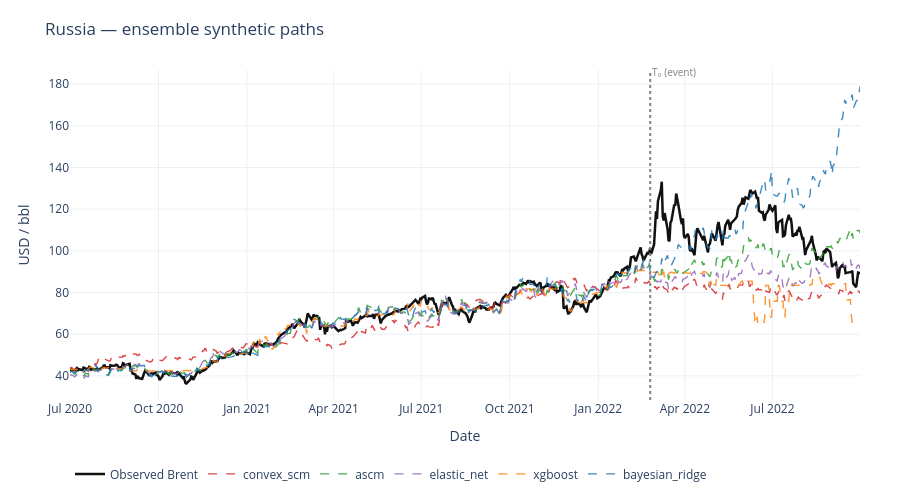
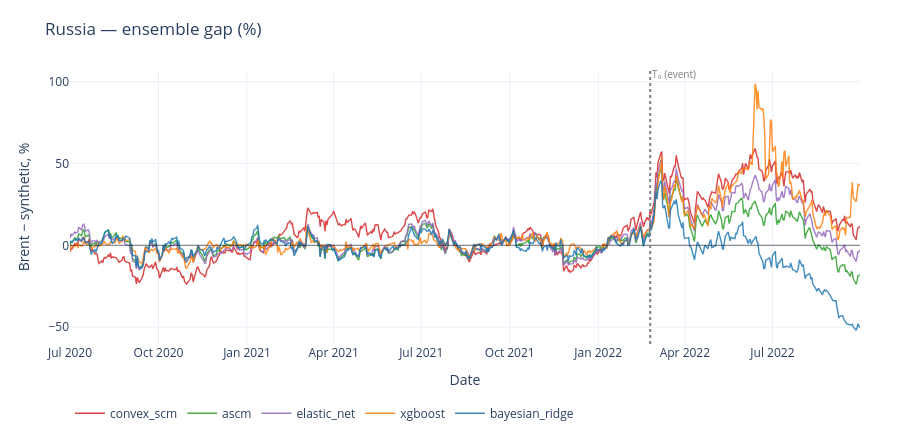
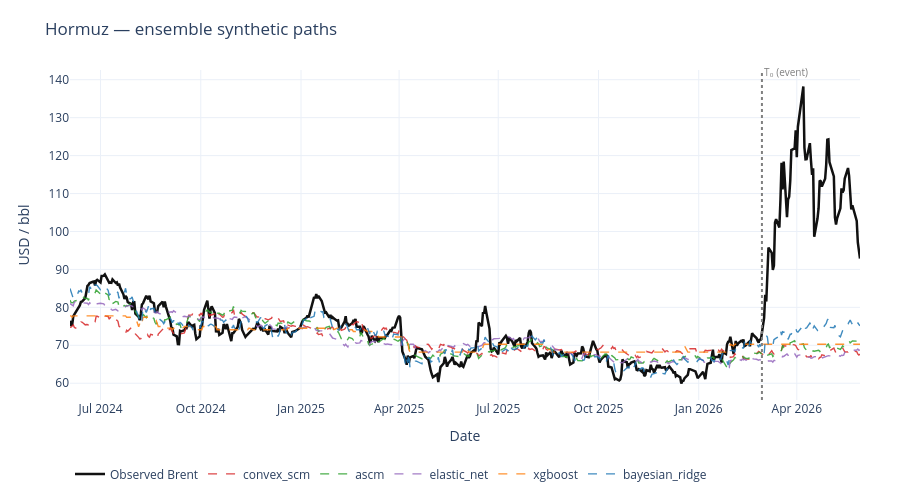
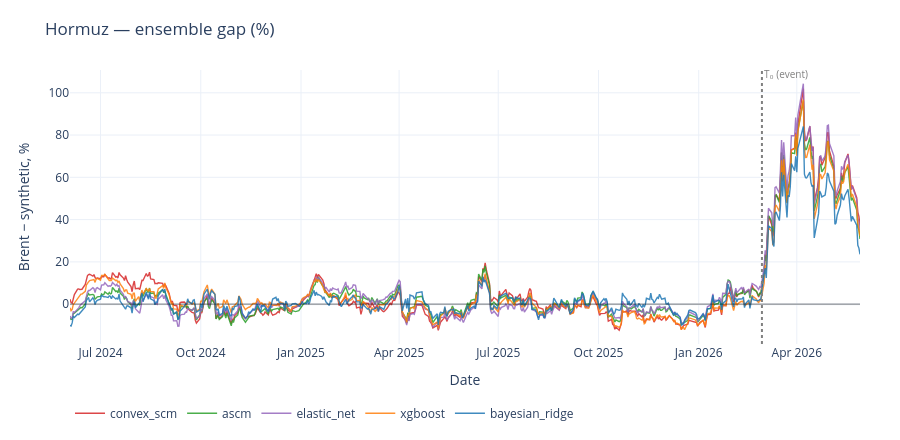

Notebook source saved alongside these figures, in order:
### Markdown cell above
## Ensemble visualization — preferred window

### Code cell
for event in EVENTS:
    fits = {}
    for model in MODELS:
        f = load_fit(event, 'preferred', model, variant=VARIANT)
        if f is not None:
            fits[model] = f
    if fits:
        plot_ensemble_paths(fits, title=f'{event.title()} — ensemble synthetic paths').show()
        plot_ensemble_gaps(fits, title=f'{event.title()} — ensemble gap (%)').show()

### Figure 1 — Plotly figure (JSON) as saved in the notebook; plotly's stock layout.template omitted (floating-point values rounded to 4 significant figures; data arrays with more than 128 entries replaced by an {"elided": "..."} marker saying what was removed)
{"data": [{"line": {"color": "#111111", "width": 2.5}, "mode": "lines", "name": "Observed Brent", "type": "scatter", "x": {"elided": "572 str values"}, "y": {"elided": "572 float values"}}, {"line": {"color": "#d62728", "dash": "dash", "width": 1.4}, "mode": "lines", "name": "convex_scm", "opacity": 0.85, "type": "scatter", "x": {"elided": "572 str values"}, "y": {"elided": "572 float values"}}, {"line": {"color": "#2ca02c", "dash": "dash", "width": 1.4}, "mode": "lines", "name": "ascm", "opacity": 0.85, "type": "scatter", "x": {"elided": "572 str values"}, "y": {"elided": "572 float values"}}, {"line": {"color": "#9467bd", "dash": "dash", "width": 1.4}, "mode": "lines", "name": "elastic_net", "opacity": 0.85, "type": "scatter", "x": {"elided": "572 str values"}, "y": {"elided": "572 float values"}}, {"line": {"color": "#ff7f0e", "dash": "dash", "width": 1.4}, "mode": "lines", "name": "xgboost", "opacity": 0.85, "type": "scatter", "x": {"elided": "572 str values"}, "y": {"elided": "572 float values"}}, {"line": {"color": "#1f77b4", "dash": "dash", "width": 1.4}, "mode": "lines", "name": "bayesian_ridge", "opacity": 0.85, "type": "scatter", "x": {"elided": "572 str values"}, "y": {"elided": "572 float values"}}], "layout": {"annotations": [{"font": {"color": "grey", "size": 10}, "showarrow": false, "text": "T₀ (event)", "x": "2022-02-24T00:00:00", "xanchor": "left", "y": 1.02, "yref": "paper"}], "height": 500, "hovermode": "x unified", "legend": {"orientation": "h", "x": 0, "xanchor": "left", "y": -0.18, "yanchor": "top"}, "margin": {"b": 90, "l": 70, "r": 40, "t": 70}, "shapes": [{"line": {"color": "grey", "dash": "dot"}, "type": "line", "x0": "2022-02-24T00:00:00", "x1": "2022-02-24T00:00:00", "xref": "x", "y0": 0, "y1": 1, "yref": "y domain"}], "title": {"text": "Russia — ensemble synthetic paths"}, "xaxis": {"title": {"text": "Date"}}, "yaxis": {"title": {"text": "USD / bbl"}}}}

### Figure 2 — Plotly figure (JSON) as saved in the notebook; plotly's stock layout.template omitted (floating-point values rounded to 4 significant figures; data arrays with more than 128 entries replaced by an {"elided": "..."} marker saying what was removed)
{"data": [{"line": {"color": "#d62728", "width": 1.4}, "mode": "lines", "name": "convex_scm", "opacity": 0.85, "type": "scatter", "x": {"elided": "572 str values"}, "y": {"elided": "572 float values"}}, {"line": {"color": "#2ca02c", "width": 1.4}, "mode": "lines", "name": "ascm", "opacity": 0.85, "type": "scatter", "x": {"elided": "572 str values"}, "y": {"elided": "572 float values"}}, {"line": {"color": "#9467bd", "width": 1.4}, "mode": "lines", "name": "elastic_net", "opacity": 0.85, "type": "scatter", "x": {"elided": "572 str values"}, "y": {"elided": "572 float values"}}, {"line": {"color": "#ff7f0e", "width": 1.4}, "mode": "lines", "name": "xgboost", "opacity": 0.85, "type": "scatter", "x": {"elided": "572 str values"}, "y": {"elided": "572 float values"}}, {"line": {"color": "#1f77b4", "width": 1.4}, "mode": "lines", "name": "bayesian_ridge", "opacity": 0.85, "type": "scatter", "x": {"elided": "572 str values"}, "y": {"elided": "572 float values"}}], "layout": {"annotations": [{"font": {"color": "grey", "size": 10}, "showarrow": false, "text": "T₀ (event)", "x": "2022-02-24T00:00:00", "xanchor": "left", "y": 1.02, "yref": "paper"}], "height": 440, "hovermode": "x unified", "legend": {"orientation": "h", "x": 0, "xanchor": "left", "y": -0.2, "yanchor": "top"}, "margin": {"b": 80, "l": 70, "r": 40, "t": 70}, "shapes": [{"line": {"color": "black", "width": 0.5}, "type": "line", "x0": 0, "x1": 1, "xref": "x domain", "y0": 0, "y1": 0, "yref": "y"}, {"line": {"color": "grey", "dash": "dot"}, "type": "line", "x0": "2022-02-24T00:00:00", "x1": "2022-02-24T00:00:00", "xref": "x", "y0": 0, "y1": 1, "yref": "y domain"}], "title": {"text": "Russia — ensemble gap (%)"}, "xaxis": {"title": {"text": "Date"}}, "yaxis": {"title": {"text": "Brent − synthetic, %"}}}}

### Figure 3 — Plotly figure (JSON) as saved in the notebook; plotly's stock layout.template omitted (floating-point values rounded to 4 significant figures; data arrays with more than 128 entries replaced by an {"elided": "..."} marker saying what was removed)
{"data": [{"line": {"color": "#111111", "width": 2.5}, "mode": "lines", "name": "Observed Brent", "type": "scatter", "x": {"elided": "504 str values"}, "y": {"elided": "504 float values"}}, {"line": {"color": "#d62728", "dash": "dash", "width": 1.4}, "mode": "lines", "name": "convex_scm", "opacity": 0.85, "type": "scatter", "x": {"elided": "504 str values"}, "y": {"elided": "504 float values"}}, {"line": {"color": "#2ca02c", "dash": "dash", "width": 1.4}, "mode": "lines", "name": "ascm", "opacity": 0.85, "type": "scatter", "x": {"elided": "504 str values"}, "y": {"elided": "504 float values"}}, {"line": {"color": "#9467bd", "dash": "dash", "width": 1.4}, "mode": "lines", "name": "elastic_net", "opacity": 0.85, "type": "scatter", "x": {"elided": "504 str values"}, "y": {"elided": "504 float values"}}, {"line": {"color": "#ff7f0e", "dash": "dash", "width": 1.4}, "mode": "lines", "name": "xgboost", "opacity": 0.85, "type": "scatter", "x": {"elided": "504 str values"}, "y": {"elided": "504 float values"}}, {"line": {"color": "#1f77b4", "dash": "dash", "width": 1.4}, "mode": "lines", "name": "bayesian_ridge", "opacity": 0.85, "type": "scatter", "x": {"elided": "504 str values"}, "y": {"elided": "504 float values"}}], "layout": {"annotations": [{"font": {"color": "grey", "size": 10}, "showarrow": false, "text": "T₀ (event)", "x": "2026-02-28T00:00:00", "xanchor": "left", "y": 1.02, "yref": "paper"}], "height": 500, "hovermode": "x unified", "legend": {"orientation": "h", "x": 0, "xanchor": "left", "y": -0.18, "yanchor": "top"}, "margin": {"b": 90, "l": 70, "r": 40, "t": 70}, "shapes": [{"line": {"color": "grey", "dash": "dot"}, "type": "line", "x0": "2026-02-28T00:00:00", "x1": "2026-02-28T00:00:00", "xref": "x", "y0": 0, "y1": 1, "yref": "y domain"}], "title": {"text": "Hormuz — ensemble synthetic paths"}, "xaxis": {"title": {"text": "Date"}}, "yaxis": {"title": {"text": "USD / bbl"}}}}

### Figure 4 — Plotly figure (JSON) as saved in the notebook; plotly's stock layout.template omitted (floating-point values rounded to 4 significant figures; data arrays with more than 128 entries replaced by an {"elided": "..."} marker saying what was removed)
{"data": [{"line": {"color": "#d62728", "width": 1.4}, "mode": "lines", "name": "convex_scm", "opacity": 0.85, "type": "scatter", "x": {"elided": "504 str values"}, "y": {"elided": "504 float values"}}, {"line": {"color": "#2ca02c", "width": 1.4}, "mode": "lines", "name": "ascm", "opacity": 0.85, "type": "scatter", "x": {"elided": "504 str values"}, "y": {"elided": "504 float values"}}, {"line": {"color": "#9467bd", "width": 1.4}, "mode": "lines", "name": "elastic_net", "opacity": 0.85, "type": "scatter", "x": {"elided": "504 str values"}, "y": {"elided": "504 float values"}}, {"line": {"color": "#ff7f0e", "width": 1.4}, "mode": "lines", "name": "xgboost", "opacity": 0.85, "type": "scatter", "x": {"elided": "504 str values"}, "y": {"elided": "504 float values"}}, {"line": {"color": "#1f77b4", "width": 1.4}, "mode": "lines", "name": "bayesian_ridge", "opacity": 0.85, "type": "scatter", "x": {"elided": "504 str values"}, "y": {"elided": "504 float values"}}], "layout": {"annotations": [{"font": {"color": "grey", "size": 10}, "showarrow": false, "text": "T₀ (event)", "x": "2026-02-28T00:00:00", "xanchor": "left", "y": 1.02, "yref": "paper"}], "height": 440, "hovermode": "x unified", "legend": {"orientation": "h", "x": 0, "xanchor": "left", "y": -0.2, "yanchor": "top"}, "margin": {"b": 80, "l": 70, "r": 40, "t": 70}, "shapes": [{"line": {"color": "black", "width": 0.5}, "type": "line", "x0": 0, "x1": 1, "xref": "x domain", "y0": 0, "y1": 0, "yref": "y"}, {"line": {"color": "grey", "dash": "dot"}, "type": "line", "x0": "2026-02-28T00:00:00", "x1": "2026-02-28T00:00:00", "xref": "x", "y0": 0, "y1": 1, "yref": "y domain"}], "title": {"text": "Hormuz — ensemble gap (%)"}, "xaxis": {"title": {"text": "Date"}}, "yaxis": {"title": {"text": "Brent − synthetic, %"}}}}
